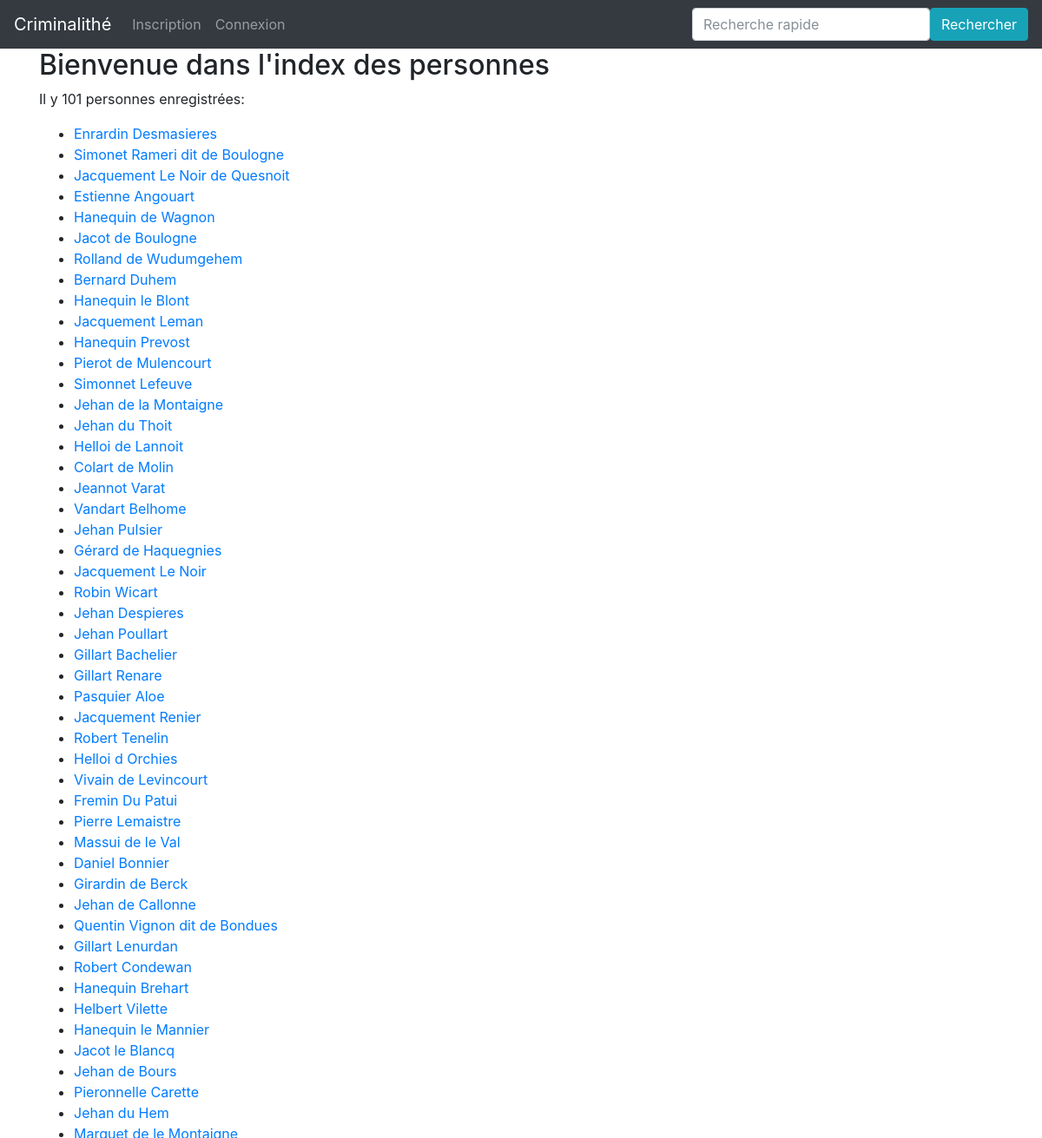
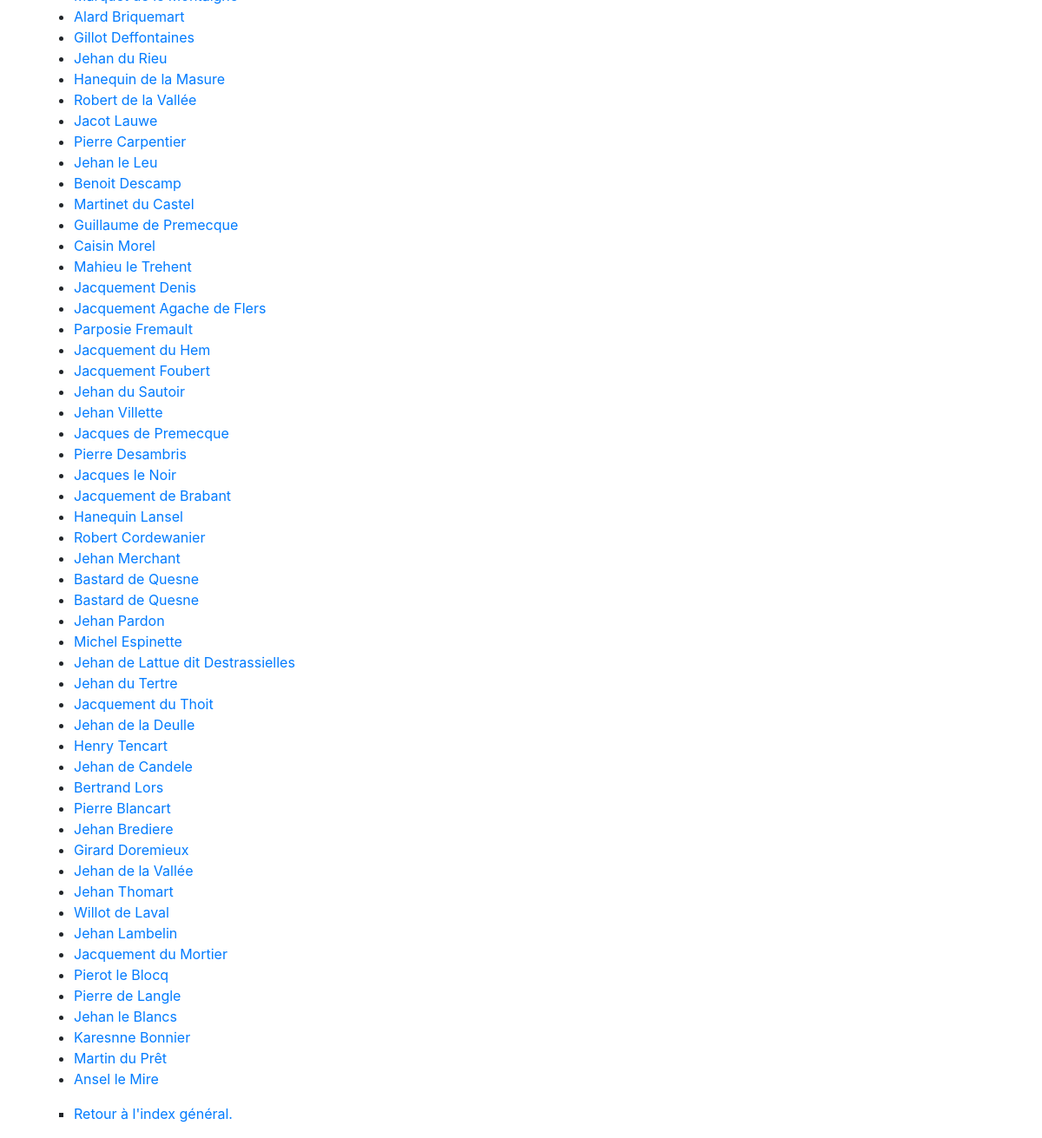
Page /Index/personnes/ on the earlier database version (2 pictures, top to bottom).
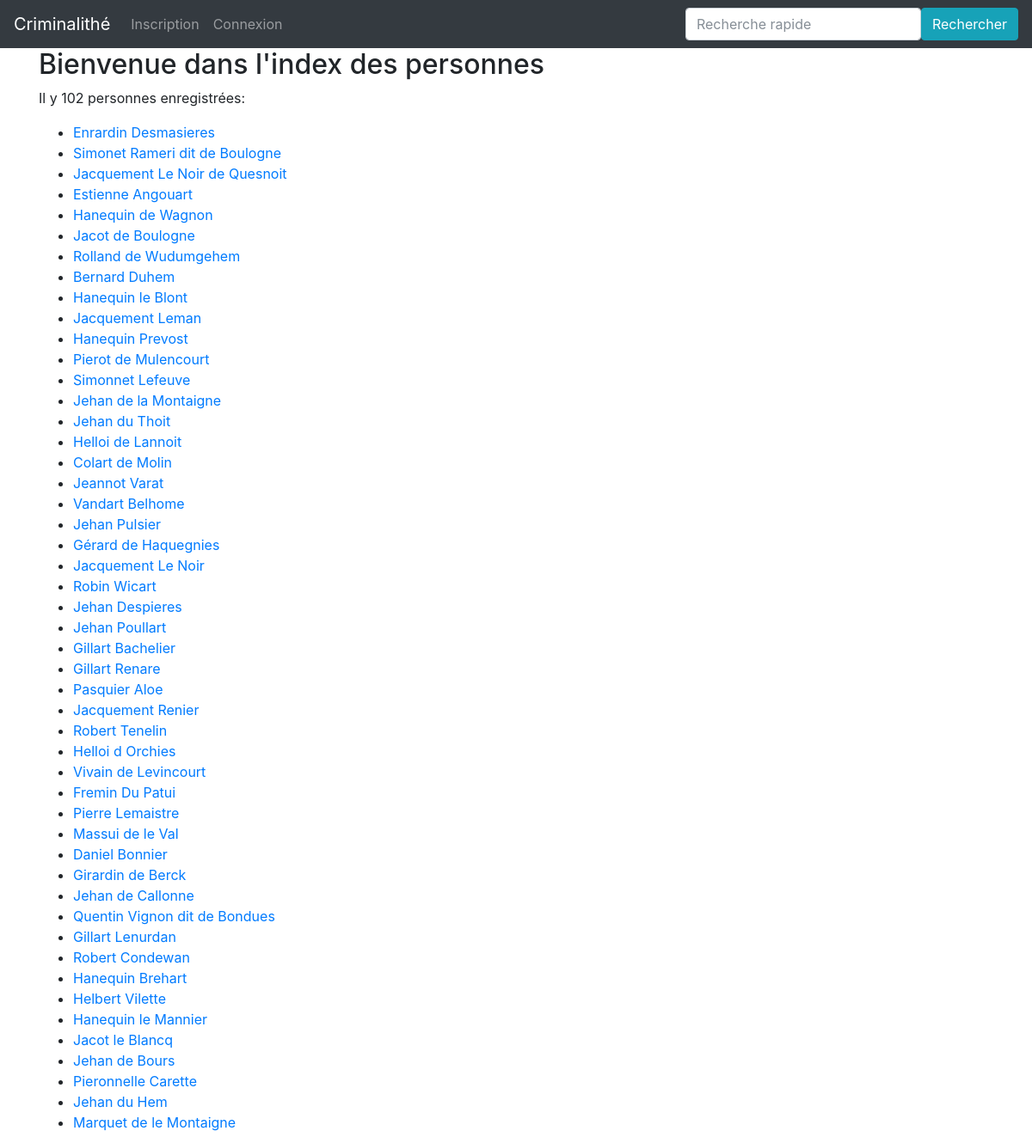
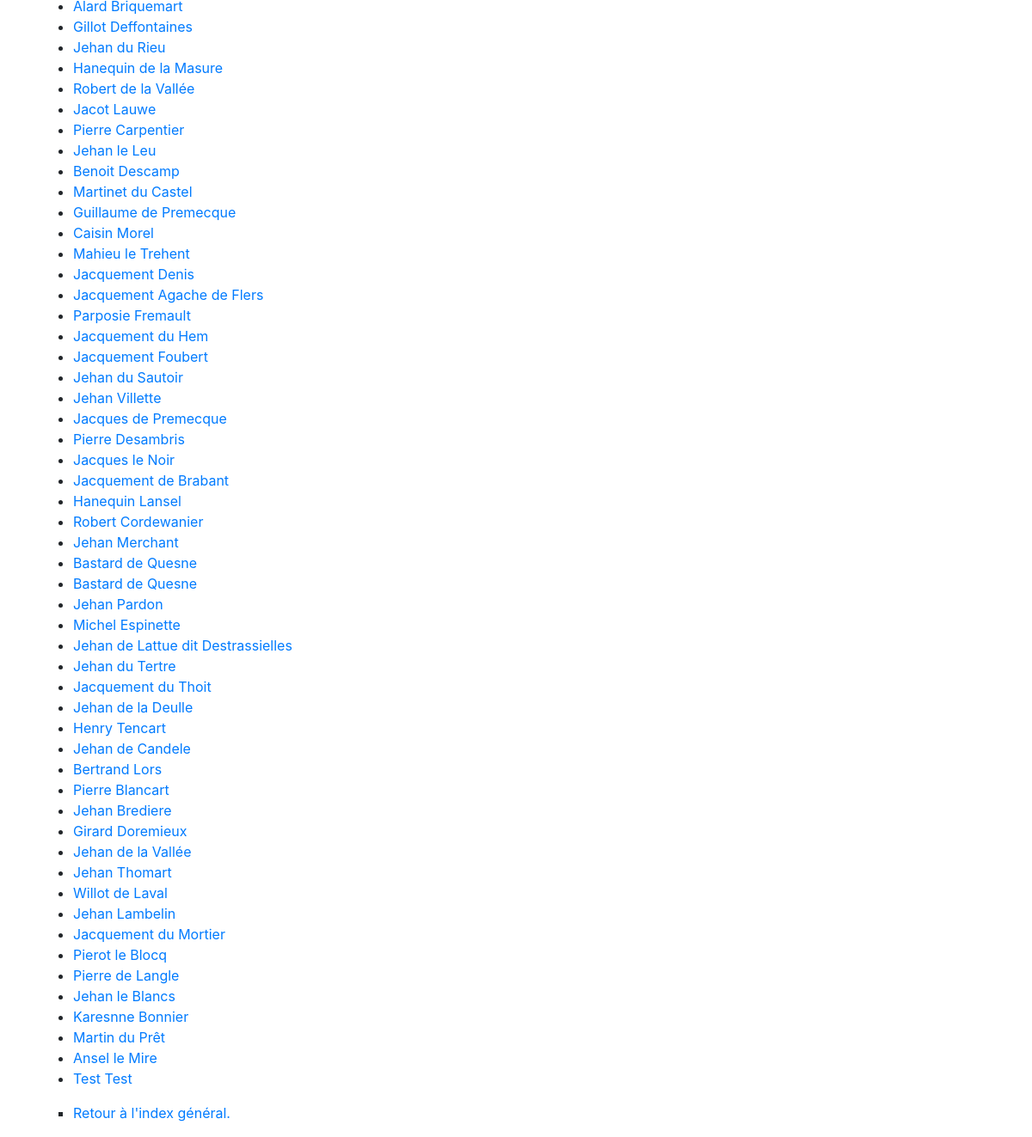
Same page on the later database version (2 pictures, top to bottom).
### app/modeles/donnees.py (models this page shows, shortened)
class Personnes(db.Model):
    personnes_id = db.Column(db.Integer, primary_key=True, unique=True, nullable=False, autoincrement=True)
    personnes_amendes_id = db.Column(db.Integer)
    personnes_nom = db.Column(db.Text)
    personnes_prenom = db.Column(db.Text)
    authorships = db.relationship("Authorship", back_populates="personne")

### app/routes/__init__.py (the view)
@app.route("/Index/personnes/")
def index_personnes():
    personnes = Personnes.query.all()
    return render_template("pages/Index_personnes.html", personnes=personnes)

### app/templates/pages/Index_personnes.html
{% extends "conteneur.html" %}
{% block corps %}
    <h2> Bienvenue dans l'index des personnes</h2>
<p>
    Il y {{personnes|length}} personnes enregistrées:
        <ul>
            {% for personne in personnes %}
                <li><a href="{{url_for('personne', personnes_id=personne.personnes_id)}}">{{personne.personnes_prenom}} {{personne.personnes_nom}}</a></li>
            {% endfor %}
        </ul>
<ul type="square">
    <li><a href="{{url_for('index')}}">Retour à l'index général.</a></li>
</ul>
</p>
{% endblock %}

Differences in the rows shown:
added Personnes: personnes_prenom "Test", personnes_nom "Test"
Other differences:
{{ personnes|length }}: "101" → "102"
